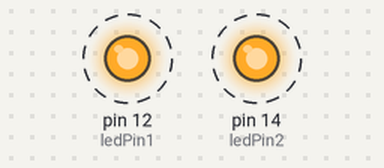
The sketch below on a simulated Arduino Uno, built with avr-gcc and run on an emulated ATmega328P. Parts: output pins drawn as LEDs (lit = HIGH). Dashed ring = blinking.

Above: at 0.5 s.
Timing chart, 0 to 4.6 s (numbered marks = the images above):
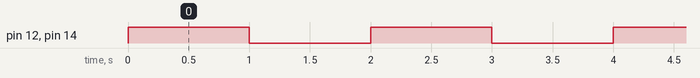

Measured:
- by itself, pin 12 (ledPin1), pin 14 (ledPin2): alternates HIGH for 1.0 s and LOW for 1.0 s

The sketch:

Blink_ExtLED.ino
```cpp
// set pin numbers
const int ledPin1 = 12; // the number of the LED #1 pin
const int ledPin2 = 14; // the number of the LED #2 pin

void setup() {
  // initialize the LED pin as an output
  pinMode(ledPin1, OUTPUT);
  pinMode(ledPin2, OUTPUT);
}

void loop() {
  // turn LED on
  digitalWrite(ledPin1, HIGH);
  digitalWrite(ledPin2, HIGH);
  delay(1000); //stop for 1 sencond
  digitalWrite(ledPin1, LOW);
  digitalWrite(ledPin2, LOW);
  delay(1000); //stop for 1 sencond
}
```
